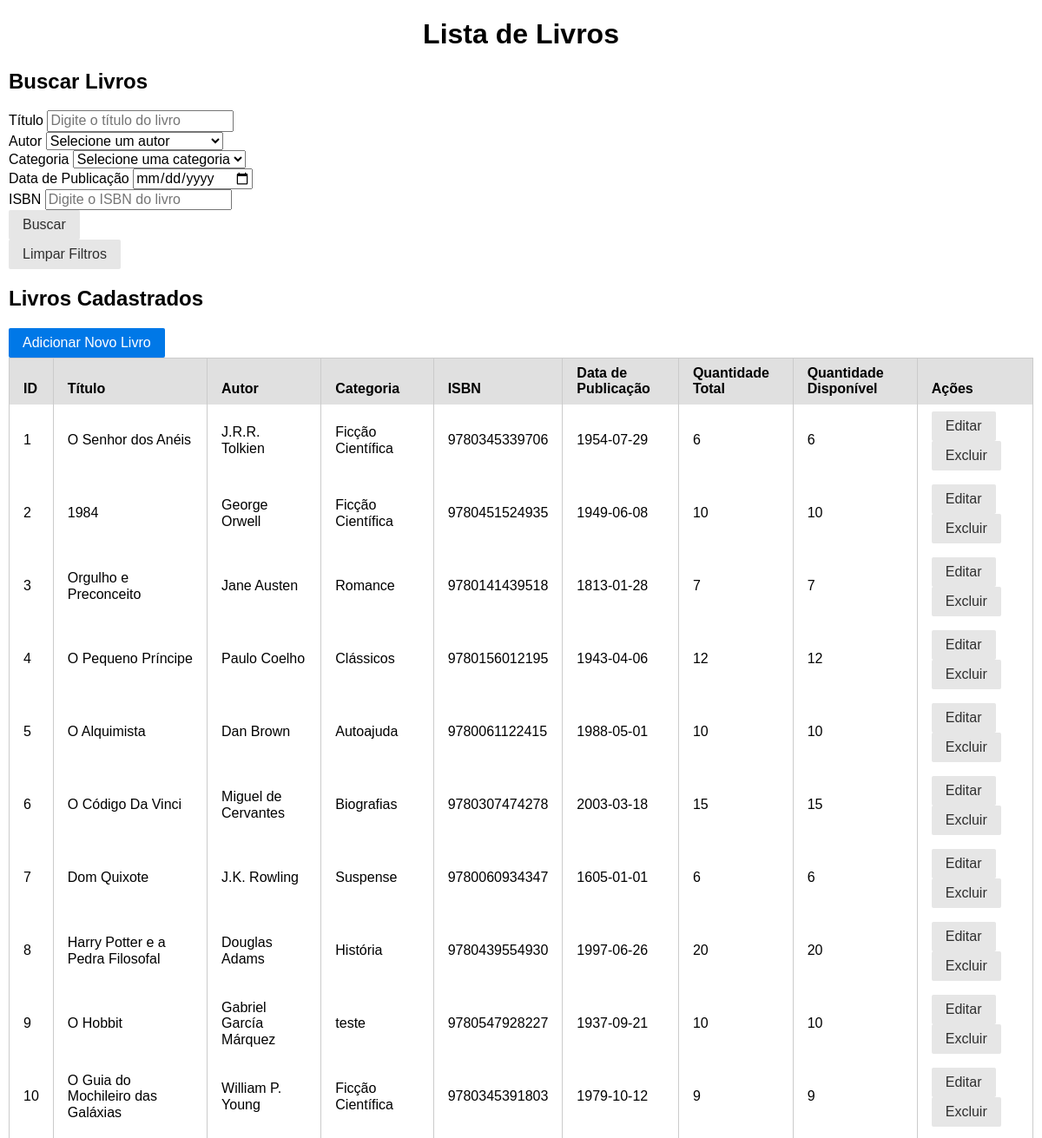
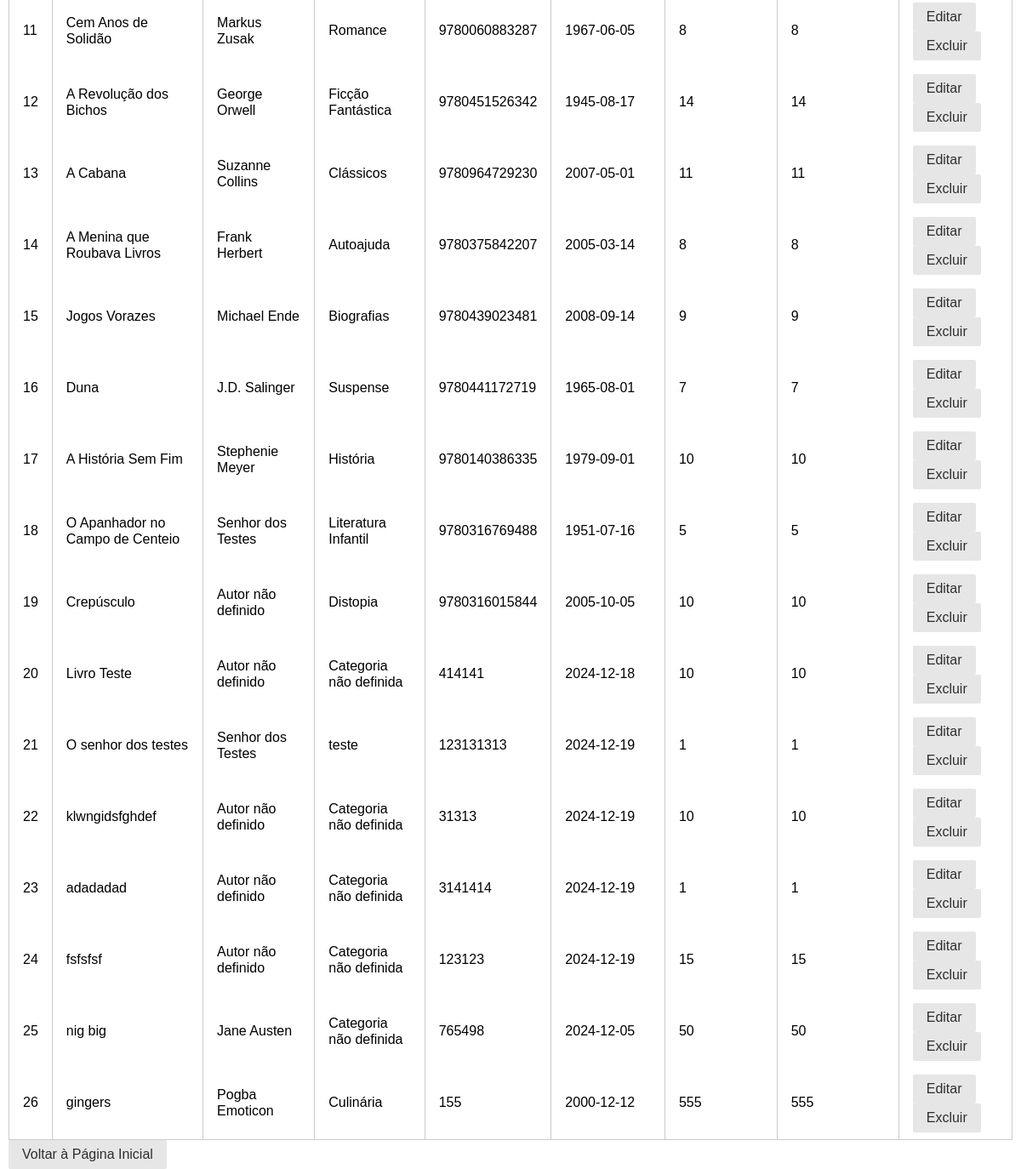
Screenshot of /books/livros with the database file from the repository (2 pictures, top to bottom).
### Uniao/model/Livros.py (models this page shows)
class Livros(database.Model):
    id = database.Column(database.Integer, primary_key=True)
    titulo = database.Column(database.String(150), nullable=False)
    isbn = database.Column(database.String(13), unique=True, nullable=False)
    data_publicacao = database.Column(database.Date, nullable=True)
    autor_id = database.Column(database.Integer, database.ForeignKey("autores.id"), nullable=True)
    categoria_id = database.Column(database.Integer, database.ForeignKey("categorias.id"), nullable=True)
    quantidade_total = database.Column(database.Integer, nullable=False)
    quantidade_disponivel = database.Column(database.Integer, nullable=True)
    autor = database.relationship("Autores", back_populates="livros", lazy=True)
    categoria = database.relationship("Categorias", back_populates="livros", lazy=True)
    reservas = database.relationship("Reservas", back_populates="livro", lazy=True)
    emprestimos = database.relationship("Emprestimos", back_populates="livro", lazy=True)
    def JSonificar(self):
        return {
            "id": self.id,
            "titulo": self.titulo,
            "isbn": self.isbn,
            "data_publicacao": self.data_publicacao.isoformat() if self.data_publicacao else None,
            "autor": self.autor.nome if self.autor else "Autor não definido",
            "categoria": self.categoria.nome if self.categoria else "Categoria não definida",
            "quantidade_total": self.quantidade_total,
            "quantidade_disponivel": self.quantidade_disponivel
        }

### Uniao/model/Autores.py (models this page shows, shortened)
class Autores(database.Model):
    id = database.Column(database.Integer, primary_key=True)
    nome = database.Column(database.String(100), nullable=False)
    data_nascimento = database.Column(database.Date, nullable=True)
    nacionalidade = database.Column(database.String(50), nullable=False)
    livros = database.relationship("Livros", back_populates="autor", lazy=True)

### Uniao/model/Categorias.py (models this page shows, shortened)
class Categorias(database.Model):
    id = database.Column(database.Integer, primary_key=True)
    nome = database.Column(database.String(50), nullable=False)
    livros = database.relationship("Livros", back_populates="categoria", lazy=True)

### Uniao/controller/LivroController.py (the view)
@livroController.route('/livros', methods=['GET'])
def view_books():
    try:
        titulo = request.args.get('titulo', '').strip()
        autor_id = request.args.get('autor_id', '').strip()
        categoria_id = request.args.get('categoria_id', '').strip()
        data_inicio = request.args.get('data_inicio', '').strip()
        isbn = request.args.get('isbn', '').strip()
        livros = livroRepository.searchBooksCustom(
            titulo=titulo,
            autor_id=autor_id,
            categoria_id=categoria_id,
            data_inicio=data_inicio
        )
        autores = livroRepository.getAutores()
        categorias = livroRepository.getCategorias()
        return render_template(
            'Livro/livros.html',
            livros=livros,
            autores=autores,
            categorias=categorias
        )
    except Exception as e:
        flash(f"Erro ao carregar os livros: {e}", "error")
        return render_template('Livro/livros.html', livros=[], autores=[], categorias=[])

### Uniao/DAO/LivroDAO.py (called while the page is built)
    @staticmethod
    def getAutores():
        try:
            return Autores.query.all()
        except Exception as e:
            print(f"Erro ao buscar autores: {e}")
            return []

    @staticmethod
    def getCategorias():
        try:
            return Categorias.query.all()
        except Exception as e:
            print(f"Erro ao buscar categorias: {e}")
            return []

    @staticmethod
    def searchBooksCustom(titulo=None, autor_id=None, categoria_id=None, data_inicio=None, isbn=None):
        try:
            query = Livros.query
            if titulo:
                query = query.filter(Livros.titulo.like(f"%{titulo}%"))
            if autor_id:
                query = query.filter(Livros.autor_id == autor_id)
            if categoria_id:
                query = query.filter(Livros.categoria_id == categoria_id)
            if data_inicio:
                query = query.filter(Livros.data_publicacao >= data_inicio)
            if isbn:
                query = query.filter(Livros.isbn.like(f"%{isbn}%"))
            return query.all()
        except Exception as e:
            print(f"Erro ao realizar consulta personalizada: {e}")
            return []

### Uniao/repository/LivroRepository.py (called while the page is built)
    def getAutores(self):
        try:
            return self.livroDAO.getAutores()
        except Exception as e:
            return {"error": f"Erro ao buscar autores: {e}"}

    def getCategorias(self):
        try:
            return self.livroDAO.getCategorias()
        except Exception as e:
            return {"error": f"Erro ao buscar categorias: {e}"}

    def searchBooksCustom(self, titulo=None, autor_id=None, categoria_id=None, data_inicio=None, isbn=None):
        try:
            livros = self.livroDAO.searchBooksCustom(titulo, autor_id, categoria_id, data_inicio, isbn)
            return [livro.JSonificar() for livro in livros]
        except Exception as e:
            return {"error": f"Erro ao realizar consulta personalizada: {e}"}

### Uniao/templates/Livro/livros.html (shortened to what this page needs)
<!DOCTYPE html>
<html lang="pt-br">
<head>
    <link rel="stylesheet" href="{{ url_for('static', filename='css/base.css') }}">
    <link rel="stylesheet" href="{{ url_for('static', filename='css/formulario.css') }}">
    <link rel="stylesheet" href="{{ url_for('static', filename='css/table.css') }}">
</head>
<body>
    <header>
        <h1 class="centralizar">Lista de Livros</h1>
    </header>
    <main>
        <section class="search-form">
            <h2>Buscar Livros</h2>
            <form method="GET" action="{{ url_for('bp_books.view_books') }}">
                <div class="form-group">
                    <label for="titulo">Título</label>
                    <input type="text" id="titulo" name="titulo" placeholder="Digite o título do livro"
                        value="{{ request.args.get('titulo', '') }}">
                </div>
                <div class="form-group">
                    <label for="autor_id">Autor</label>
                    <select id="autor_id" name="autor_id">
                        <option value="">Selecione um autor</option>
                    </select>
                </div>
                <div class="form-group">
                    <label for="categoria_id">Categoria</label>
                    <select id="categoria_id" name="categoria_id">
                        <option value="">Selecione uma categoria</option>
                    </select>
                </div>
                <div class="form-group">
                    <label for="data_inicio">Data de Publicação</label>
                    <input type="date" id="data_inicio" name="data_inicio"
                        value="{{ request.args.get('data_inicio', '') }}">
                </div>
                <div class="form-group">
                    <label for="isbn">ISBN</label>
                    <input type="text" id="isbn" name="isbn" placeholder="Digite o ISBN do livro"
                        value="{{ request.args.get('isbn', '') }}">
                </div>
                <button type="submit" class="pure-button">Buscar</button>
            </form>
            <form method="GET" action="{{ url_for('bp_books.view_books') }}">
                <button type="submit" class="pure-button clear-button">Limpar Filtros</button>
            </form>
        </section>
        <section class="book-list">
            <h2>Livros Cadastrados</h2>
            <div class="add-book">
                <a href="{{ url_for('bp_inicio.index') }}" class="pure-button pure-button-primary">Adicionar Novo Livro</a>
            </div>
            <table class="pure-table">
                <thead>
                    <tr>
                        <th>ID</th>
                        <th>Título</th>
                        <th>Autor</th>
                        <th>Categoria</th>
                        <th>ISBN</th>
                        <th>Data de Publicação</th>
                        <th>Quantidade Total</th>
                        <th>Quantidade Disponível</th>
                        <th>Ações</th>
                    </tr>
                </thead>
                <tbody>
                    {% if livros %}
                        {% for livro in livros %}
                            <tr>
                                <td>{{ livro.id }}</td>
                                <td>{{ livro.titulo }}</td>
                                <td>{{ livro.autor if livro.autor else "Autor não definido" }}</td>
                                <td>{{ livro.categoria if livro.categoria else "Categoria não definida" }}</td>
                                <td>{{ livro.isbn }}</td>
                                <td>{{ livro.data_publicacao }}</td>
                                <td>{{ livro.quantidade_total }}</td>
                                <td>{{ livro.quantidade_disponivel or "Não disponível" }}</td>
                                <td>
                                    <a href="{{ url_for('bp_books.edit_book', id=livro.id) }}" class="pure-button">Editar</a>
                                    <a href="{{ url_for('bp_books.delete_book', id=livro.id) }}" class="pure-button">Excluir</a>
                                </td>
                            </tr>
                        {% endfor %}
                    {% else %}
                        <tr>
                            <td colspan="9">Nenhum livro encontrado.</td>
                        </tr>
                    {% endif %}
                </tbody>
            </table>
        </section>
    </main>
    <footer>
        <a href="{{ url_for('bp_inicio.index') }}" class="pure-button">Voltar à Página Inicial</a>
    </footer>
</body>
</html>

### Uniao/static/css/base.css (style rules this page uses)
html { line-height:1.15;-webkit-text-size-adjust:100% }
body { margin:0 }
main { display:block }
h1 { font-size:2em;margin:.67em 0 }
a { background-color:transparent }
button,input,optgroup,select,textarea { font-family:inherit;font-size:100%;line-height:1.15;margin:0 }
button,input { overflow:visible }
button,select { text-transform:none }
[type=button],[type=reset],[type=submit],button { -webkit-appearance:button }
html { font-family:sans-serif }
.pure-button { display:inline-block;line-height:normal;white-space:nowrap;vertical-align:middle;text-align:center;cursor:pointer;-webkit-user-drag:none;-webkit-user-select:none;user-select:none;box-sizing:border-box }
.pure-button { font-family:inherit;font-size:100%;padding:.5em 1em;color:rgba(0,0,0,.8);border:none transparent;background-color:#e6e6e6;text-decoration:none;border-radius:2px }
.pure-button-primary,.pure-button-selected,a.pure-button-primary,a.pure-button-selected { background-color:#0078e7;color:#fff }
.pure-table { border-collapse:collapse;border-spacing:0;empty-cells:show;border:1px solid #cbcbcb }
.pure-table td,.pure-table th { border-left:1px solid #cbcbcb;border-width:0 0 0 1px;font-size:inherit;margin:0;overflow:visible;padding:.5em 1em }
.pure-table thead { background-color:#e0e0e0;color:#000;text-align:left;vertical-align:bottom }
.pure-table td { background-color:transparent }
body { padding-left: 10px; padding-right: 10px; }
.centralizar { text-align: center; }

### Uniao/static/css/formulario.css (style rules this page uses)
a { text-decoration: none; color: inherit; }

### rows the page displays
Livros: id "1", titulo "O Senhor dos Anéis", nome "J.R.R. Tolkien", nome "Ficção Científica", isbn "9780345339706", data_publicacao "1954-07-29", quantidade_total "6", quantidade_disponivel "6"
Livros: id "2", titulo "1984", nome "George Orwell", nome "Ficção Científica", isbn "9780451524935", data_publicacao "1949-06-08", quantidade_total "10", quantidade_disponivel "10"
Livros: id "3", titulo "Orgulho e Preconceito", nome "Jane Austen", nome "Romance", isbn "9780141439518", data_publicacao "1813-01-28", quantidade_total "7", quantidade_disponivel "7"
Livros: id "4", titulo "O Pequeno Príncipe", nome "Paulo Coelho", nome "Clássicos", isbn "9780156012195", data_publicacao "1943-04-06", quantidade_total "12", quantidade_disponivel "12"
Livros: id "5", titulo "O Alquimista", nome "Dan Brown", nome "Autoajuda", isbn "9780061122415", data_publicacao "1988-05-01", quantidade_total "10", quantidade_disponivel "10"
Livros: id "6", titulo "O Código Da Vinci", nome "Miguel de Cervantes", nome "Biografias", isbn "9780307474278", data_publicacao "2003-03-18", quantidade_total "15", quantidade_disponivel "15"
Livros: id "7", titulo "Dom Quixote", nome "J.K. Rowling", nome "Suspense", isbn "9780060934347", data_publicacao "1605-01-01", quantidade_total "6", quantidade_disponivel "6"
Livros: id "8", titulo "Harry Potter e a Pedra Filosofal", nome "Douglas Adams", nome "História", isbn "9780439554930", data_publicacao "1997-06-26", quantidade_total "20", quantidade_disponivel "20"
Livros: id "9", titulo "O Hobbit", nome "Gabriel García Márquez", nome "teste", isbn "9780547928227", data_publicacao "1937-09-21", quantidade_total "10", quantidade_disponivel "10"
Livros: id "10", titulo "O Guia do Mochileiro das Galáxias", nome "William P. Young", nome "Ficção Científica", isbn "9780345391803", data_publicacao "1979-10-12", quantidade_total "9", quantidade_disponivel "9"
Livros: id "11", titulo "Cem Anos de Solidão", nome "Markus Zusak", nome "Romance", isbn "9780060883287", data_publicacao "1967-06-05", quantidade_total "8", quantidade_disponivel "8"
Livros: id "12", titulo "A Revolução dos Bichos", nome "George Orwell", nome "Ficção Fantástica", isbn "9780451526342", data_publicacao "1945-08-17", quantidade_total "14", quantidade_disponivel "14"
Livros: id "13", titulo "A Cabana", nome "Suzanne Collins", nome "Clássicos", isbn "9780964729230", data_publicacao "2007-05-01", quantidade_total "11", quantidade_disponivel "11"
Livros: id "14", titulo "A Menina que Roubava Livros", nome "Frank Herbert", nome "Autoajuda", isbn "9780375842207", data_publicacao "2005-03-14", quantidade_total "8", quantidade_disponivel "8"
Livros: id "15", titulo "Jogos Vorazes", nome "Michael Ende", nome "Biografias", isbn "9780439023481", data_publicacao "2008-09-14", quantidade_total "9", quantidade_disponivel "9"
Livros: id "16", titulo "Duna", nome "J.D. Salinger", nome "Suspense", isbn "9780441172719", data_publicacao "1965-08-01", quantidade_total "7", quantidade_disponivel "7"
Livros: id "17", titulo "A História Sem Fim", nome "Stephenie Meyer", nome "História", isbn "9780140386335", data_publicacao "1979-09-01", quantidade_total "10", quantidade_disponivel "10"
Livros: id "18", titulo "O Apanhador no Campo de Centeio", nome "Senhor dos Testes", nome "Literatura Infantil", isbn "9780316769488", data_publicacao "1951-07-16", quantidade_total "5", quantidade_disponivel "5"
Livros: id "19", titulo "Crepúsculo", autor "Autor não definido", nome "Distopia", isbn "9780316015844", data_publicacao "2005-10-05", quantidade_total "10", quantidade_disponivel "10"
Livros: id "20", titulo "Livro Teste", autor "Autor não definido", categoria "Categoria não definida", isbn "414141", data_publicacao "2024-12-18", quantidade_total "10", quantidade_disponivel "10"
Livros: id "21", titulo "O senhor dos testes", nome "Senhor dos Testes", nome "teste", isbn "123131313", data_publicacao "2024-12-19", quantidade_total "1", quantidade_disponivel "1"
Livros: id "22", titulo "klwngidsfghdef", autor "Autor não definido", categoria "Categoria não definida", isbn "31313", data_publicacao "2024-12-19", quantidade_total "10", quantidade_disponivel "10"
Livros: id "23", titulo "adadadad", autor "Autor não definido", categoria "Categoria não definida", isbn "3141414", data_publicacao "2024-12-19", quantidade_total "1", quantidade_disponivel "1"
Livros: id "24", titulo "fsfsfsf", autor "Autor não definido", categoria "Categoria não definida", isbn "123123", data_publicacao "2024-12-19", quantidade_total "15", quantidade_disponivel "15"
Livros: id "25", titulo "nig big", nome "Jane Austen", categoria "Categoria não definida", isbn "765498", data_publicacao "2024-12-05", quantidade_total "50", quantidade_disponivel "50"
Livros: titulo "gingers", isbn "155", quantidade_total "555", quantidade_disponivel "555"
Autores: nome "Pogba Emoticon"
Categorias: nome "Culinária"

### other values shown
{{ livro.id }} "26"
{{ livro.data_publicacao }} "2000-12-12"
